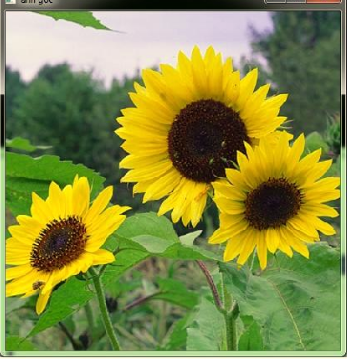
#> input picture pic1.png, 347 x 359 px
$ python xla.py
#> lines starting #> are read from the running program, lines starting #| are printed output that depends on the picture
import cv2
import numpy as np
import matplotlib.pyplot as plt
img = cv2.imread('pic1.png',cv2.IMREAD_GRAYSCALE)
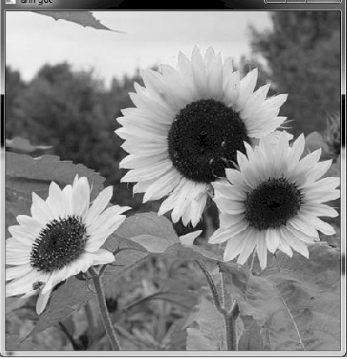
#> img: shape (359, 347); min 0, max 253, mean 135.2
half = cv2.resize(img, (0, 0), fx = 0.1, fy = 0.1)
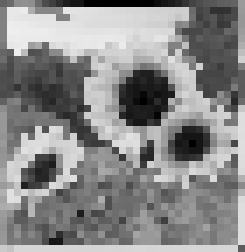
#> half: shape (36, 35) (shown 7 times larger); min 0, max 238, mean 136.5
bigger = cv2.resize(img, (1050, 1610))
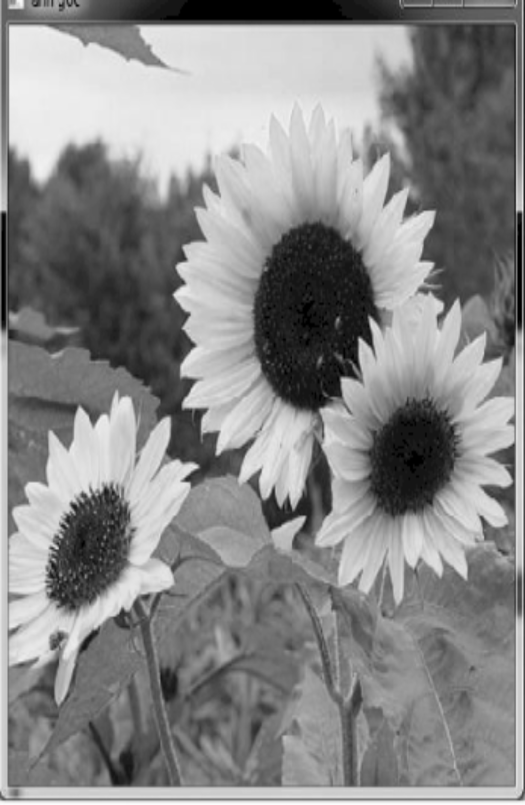
#> bigger: shape (1610, 1050) (shown at 1/2 size); min 0, max 253, mean 135
stretch_near = cv2.resize(img, (780, 540), interpolation = cv2.INTER_LINEAR)
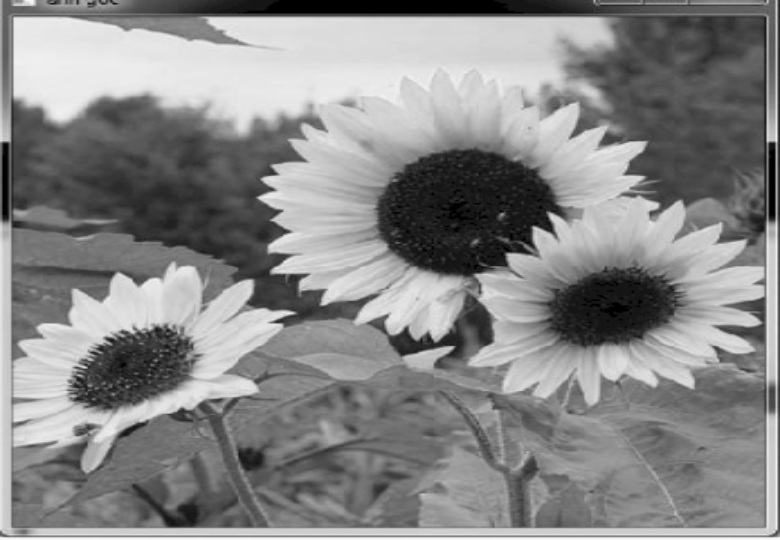
#> stretch_near: shape (540, 780); min 0, max 253, mean 135
Titles =["Original", "Half", "Bigger", "Interpolation Nearest"]
images =[img, half, bigger, stretch_near]
count = 4
for i in range(count):
    plt.subplot(2, 2, i + 1)
    plt.title(Titles[i])
    plt.imshow(images[i])
plt.show()
print("hckjc")

$ run again, with pic2.png copied over pic1.png
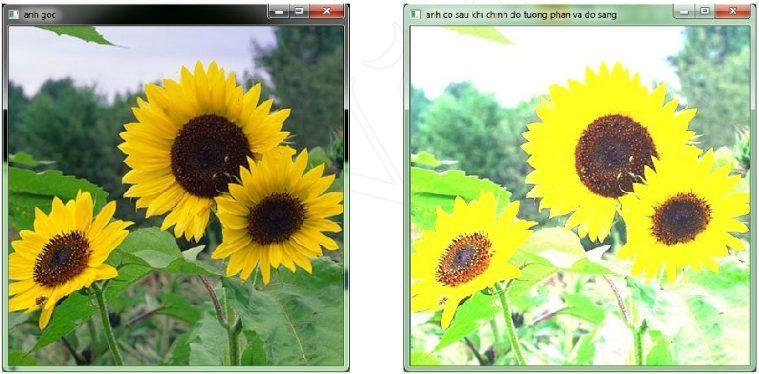
#> input picture pic2.png, 759 x 374 px
#> `bigger = cv2.resize(img, (1050, 1610))`:
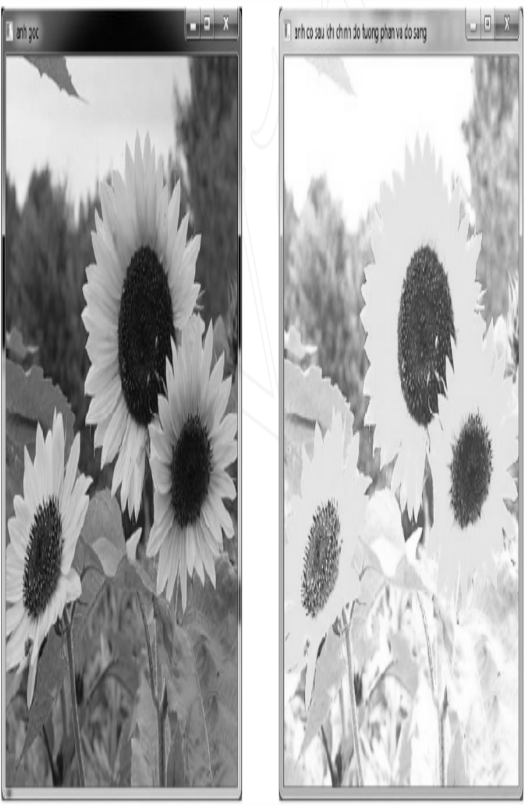
#> bigger: shape (1610, 1050) (shown at 1/2 size); min 2, max 255, mean 172.5
#> `stretch_near = cv2.resize(img, (780, 540), interpolation = cv2.INTER_L..`:
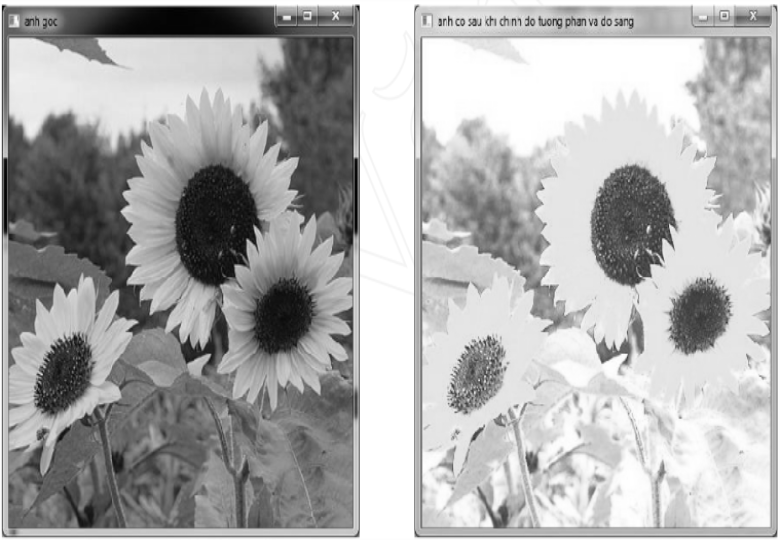
#> stretch_near: shape (540, 780); min 2, max 255, mean 172.6
